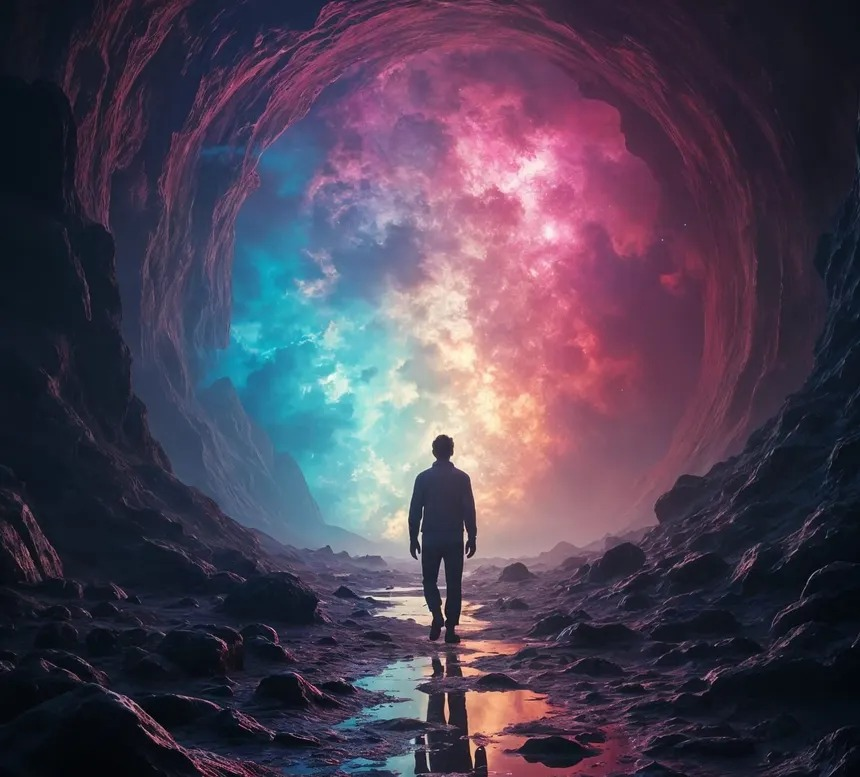
#> input picture services/classifier/data/cases/manual-1775356465651/normalized_image.jpg, 860 x 777 px; its folder holds only this picture in this run
$ python -i detect.py   (imports and definitions only)
#> lines starting #> are read from the running program, lines starting #| are printed output that depends on the picture
"""
Axis 1 – AI/manipulation classifier  (text + image)
Axis 2 – Context confidence  (caption–image mismatch, misleading language)
"""
from __future__ import annotations

import base64
import io
import re
from typing import Optional

import torch


# ─────────────────────────────────────────────────────────────────────────────
# Shared patterns
# ─────────────────────────────────────────────────────────────────────────────

_NEWS_SIGNALS = re.compile(
    r"\b(breaking|exclusive|report|president|minister|attack|killed|war|"
    r"crisis|government|official|election|court|police|military|announced|"
    r"confirmed|according to|sources say|just in|developing)\b",
    re.IGNORECASE,
)

_EXPLICIT_AI_SIGNALS = re.compile(
    r"\b(AI-generated|deepfake|synthetic|generated by|made with AI|"
    r"DALL-E|Midjourney|Stable Diffusion|ChatGPT|GPT-4|GPT-3|Sora|"
    r"created with AI|produced by AI)\b",
    re.IGNORECASE,
)

# Phrases that are statistically over-represented in LLM-generated text
_AI_PROSE_PATTERNS = re.compile(
    r"\b(delve|delves|delving|tailor(?:ed|ing)?|underscore[sd]?|empower(?:ing|s)?|"
    r"leverage[sd]?|synergy|paradigm|holistic(?:ally)?|cutting-edge|"
    r"state-of-the-art|innovative(?:ly)?|transformative|seamlessly|"
    r"robust(?:ly)?|comprehensive(?:ly)?|multifaceted|nuanced|"
    r"streamline[sd]?|harness(?:ing|es)?|foster(?:ing|s)?|"
    r"unlock(?:ing|s)?|scalable|proactive(?:ly)?|dynamic(?:ally)?|"
    r"navigate[sd]?|unleash(?:es|ing)?|impactful|actionable)\b|"
    r"it\s+is\s+(?:important|crucial|essential|worth)\s+to\s+(?:note|mention|highlight)|"
    r"it\'s\s+(?:important|crucial|essential|worth)\s+(?:noting|mentioning|highlighting)|"
    r"in\s+(?:conclusion|summary|closing)[,\s]|"
    r"to\s+(?:sum\s+up|summarize|conclude)[,\s]|"
    r"(?:furthermore|moreover|additionally|consequently)[,\s]|"
    r"in\s+(?:the\s+realm\s+of|today\'s\s+(?:fast-paced|digital|ever-changing)\s+world)|"
    r"as\s+(?:we\s+(?:navigate|explore|delve\s+into)|an\s+ai)|"
    r"this\s+(?:comprehensive|multifaceted|nuanced)\s+(?:approach|analysis|guide)|"
    r"(?:rest\s+assured|without\s+(?:a\s+)?doubt|it\s+goes\s+without\s+saying)",
    re.IGNORECASE,
)

# Clickbait / sensationalist language
_CLICKBAIT = re.compile(
    r"\b(you\s+won\'t\s+believe|mind[\s-]?blowing|jaw[\s-]?dropping|"
    r"shocking(?:ly)?|unbelievable|incredible|this\s+is\s+why|this\s+is\s+how|"
    r"secret(?:ly)?|hidden\s+truth|they\s+don\'t\s+want\s+you|"
    r"what\s+(?:they\'re|the\s+media)\s+not\s+telling|wake\s+up|"
    r"bombshell|explosive\s+(?:reveal|report)|must[\s-]?see|"
    r"viral|trending|share\s+before\s+(?:it\'s\s+)?deleted)\b",
    re.IGNORECASE,
)

# Conspiracy / misinformation language
_CONSPIRACY = re.compile(
    r"\b(deep\s+state|new\s+world\s+order|mainstream\s+media\s+(?:lies?|hides?|ignores?)|"
    r"cover[\s-]?up|(?:false|staged)\s+flag|plandemic|scamdemic|"
    r"(?:they|elites?|globalists?)\s+(?:are\s+hiding|don\'t\s+want|control|plan(?:ning)?)|"
    r"sheep(?:le)?|(?:agenda|cabal|psyop)|"
    r"(?:bio)?weapon|(?:5G|vaccine|chemtrail)\s+(?:kill|harm|cause|spread)|"
    r"crisis\s+actor|hoax)\b",
    re.IGNORECASE,
)


# ─────────────────────────────────────────────────────────────────────────────
# Axis 1 – Text classification
# ─────────────────────────────────────────────────────────────────────────────

# [148 lines left out: functions classify_text, _heuristic_text_score, _map_label, not called in this run]


# ─────────────────────────────────────────────────────────────────────────────
# Axis 1 – Image classification
# ─────────────────────────────────────────────────────────────────────────────

def classify_image(image_b64: str) -> dict:
    """
    Detect AI-generated / manipulated images via frequency-domain heuristics.
    AI-generated images have smoother spectral distributions (less high-freq noise).
    """
    try:
        raw   = base64.b64decode(image_b64)
        score = _heuristic_image_score(raw)

        if score > 0.65:
            category  = "ai_generated"
            reasoning = "High frequency-domain smoothness suggests AI synthesis (GAN/diffusion)."
        elif score > 0.40:
            category  = "altered"
            reasoning = "Moderate spectral inconsistency suggests post-processing or manipulation."
        else:
            category  = "real"
            reasoning = "Frequency distribution consistent with an unedited photograph."

        return {
            "category":   category,
            "confidence": round(score, 4),
            "highlights": [],
            "reasoning":  reasoning,
            "is_news":    False,
        }
    except Exception as exc:
        return {
            "category":   "real",
            "confidence": 0.3,
            "highlights": [],
            "reasoning":  f"Image analysis failed: {exc}",
            "is_news":    False,
        }


def _heuristic_image_score(raw_bytes: bytes) -> float:
    """
    FFT-based AI-image detector proxy.
    AI images (GAN/diffusion) have a higher ratio of energy in low frequencies.
    """
    try:
        import numpy as np
        from PIL import Image

        img = Image.open(io.BytesIO(raw_bytes)).convert("L").resize((64, 64))
        arr = np.array(img, dtype=np.float32)
        fft_shift = np.fft.fftshift(np.fft.fft2(arr))
        magnitude = np.abs(fft_shift)

        h, w = magnitude.shape
        cy, cx = h // 2, w // 2
        r = min(h, w) // 4

        y_idx, x_idx = np.ogrid[:h, :w]
        low_mask = (y_idx - cy) ** 2 + (x_idx - cx) ** 2 <= r ** 2
        low_energy  = magnitude[low_mask].sum()
        total_energy = magnitude.sum() + 1e-9

        low_ratio = low_energy / total_energy
        return float(min(low_ratio * 1.5, 1.0))
    except Exception:
        return 0.3


# ─────────────────────────────────────────────────────────────────────────────
# Axis 2 – Context confidence
# ─────────────────────────────────────────────────────────────────────────────

# [100 lines left out: functions check_context, _clip_check, _text_context_check, not called in this run]

>>> import cv2
>>> picture = cv2.imread('data/cases/manual-1775356465651/normalized_image.jpg', cv2.IMREAD_GRAYSCALE)
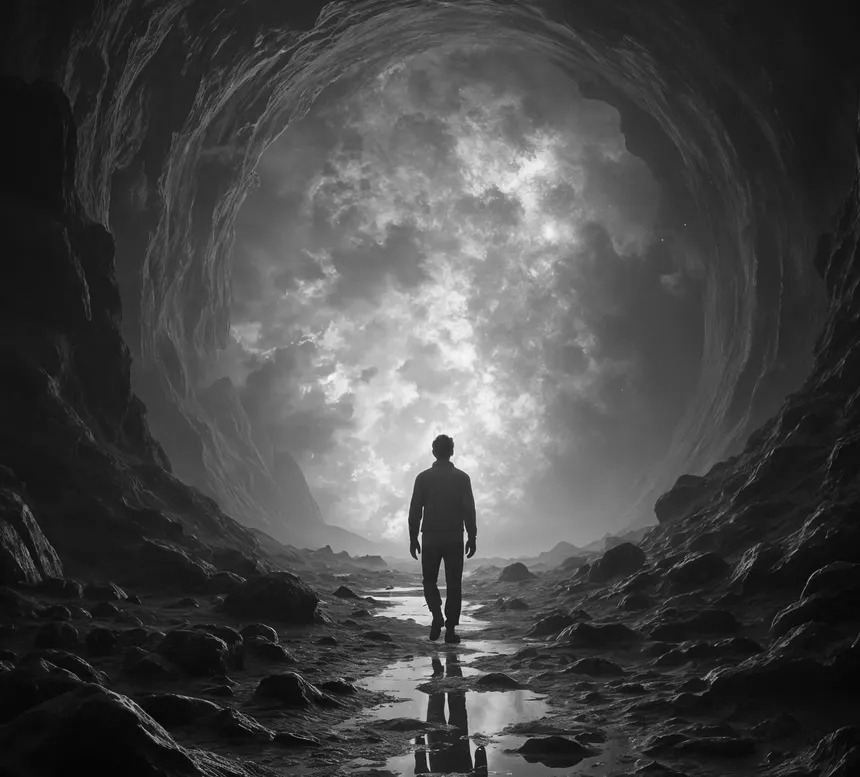
#> picture: shape (777, 860); min 0, max 252, mean 72
>>> result = classify_image(picture)
#> in classify_image, `score = _heuristic_image_score(raw)`: score = 0.3
#> result = 5 items
